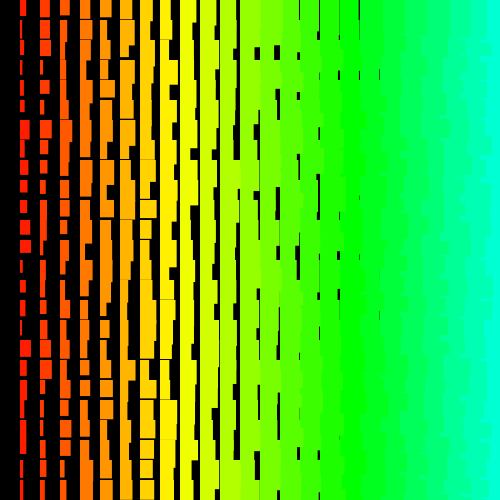
Frame 1 (no input)
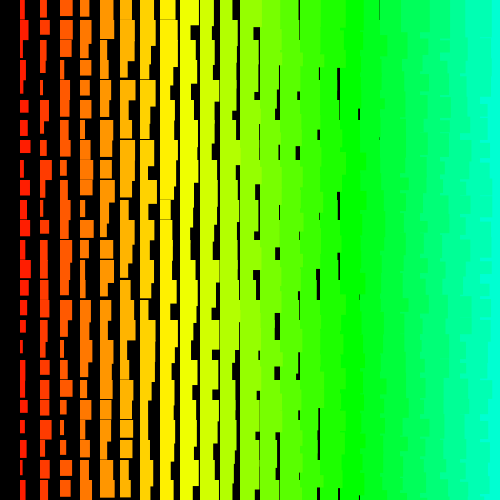
Frame 60 (the mouse pressed at the canvas centre just before this capture)
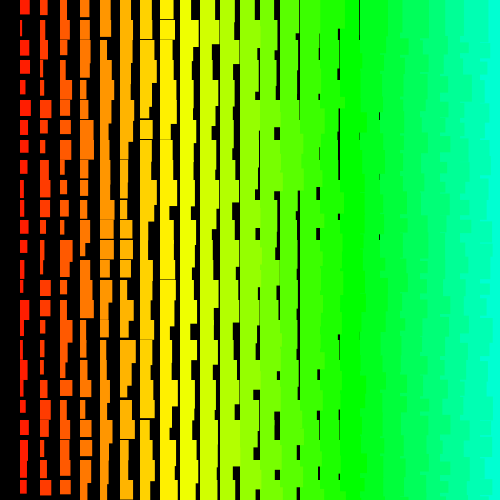
Frame 120 (the mouse held since frame 60 and released just before this capture)

The Processing sketch that drew these frames (run headless with seeded random() and noise(); from frame 60 on, the mouse is pressed at the canvas centre):

// Processing sketch: sketch_d5_hw1_crazyRectangles
// ── sketch_d5_hw1_crazyRectangles.pde
void setup(){
 size(500,500);
colorMode(HSB);
noStroke();
frameRate(60);
  
}

void draw(){
  background(0);
  fill(0);
  
  
  for (int j = height; j >=0; j--) {
    for (int i = width; i > 0; i--) {
        fill(i * 5, 255,255);
        rect(i*20, j*20, i+random(1,10), i+random(11,20));  
    }
  }
}
